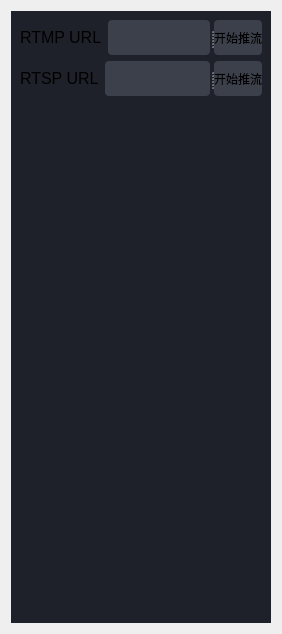
            <widget class="QWidget" name="live_page">
             <layout class="QVBoxLayout" name="verticalLayout_12">
              <item>
               <widget class="QWidget" name="widget_18" native="true">
                <property name="styleSheet">
                 <string notr="true">QWidget {
	background: #1f212a;
}</string>
                </property>
                <layout class="QVBoxLayout" name="verticalLayout_8">
                 <item>
                  <layout class="QVBoxLayout" name="verticalLayout_7">
                   <item>
                    <widget class="QSplitter" name="splitter_2">
                     <property name="orientation">
                      <enum>Qt::Horizontal</enum>
                     </property>
                     <widget class="QWidget" name="layoutWidget">
                      <layout class="QHBoxLayout" name="horizontalLayout_10">
                       <item>
                        <widget class="QLabel" name="label_10">
                         <property name="sizePolicy">
                          <sizepolicy hsizetype="Preferred" vsizetype="Preferred">
                           <horstretch>0</horstretch>
                           <verstretch>2</verstretch>
                          </sizepolicy>
                         </property>
                         <property name="font">
                          <font>
                           <family>Arial</family>
                           <pointsize>12</pointsize>
                          </font>
                         </property>
                         <property name="text">
                          <string>RTMP URL</string>
                         </property>
                        </widget>
                       </item>
                       <item>
                        <widget class="QLineEdit" name="lineEdit">
                         <property name="sizePolicy">
                          <sizepolicy hsizetype="Expanding" vsizetype="Fixed">
                           <horstretch>0</horstretch>
                           <verstretch>2</verstretch>
                          </sizepolicy>
                         </property>
                         <property name="minimumSize">
                          <size>
                           <width>0</width>
                           <height>35</height>
                          </size>
                         </property>
                         <property name="styleSheet">
                          <string notr="true">background: #3c404b;
border-radius: 4px;</string>
                         </property>
                        </widget>
                       </item>
                      </layout>
                     </widget>
                     <widget class="QLabel" name="label_11">
                      <property name="sizePolicy">
                       <sizepolicy hsizetype="Preferred" vsizetype="Preferred">
                        <horstretch>0</horstretch>
                        <verstretch>1</verstretch>
                       </sizepolicy>
                      </property>
                      <property name="minimumSize">
                       <size>
                        <width>0</width>
                        <height>35</height>
                       </size>
                      </property>
                      <property name="maximumSize">
                       <size>
                        <width>16777215</width>
                        <height>16777215</height>
                       </size>
                      </property>
                      <property name="styleSheet">
                       <string notr="true">background: #3c404b;
border-radius: 4px;</string>
                      </property>
                      <property name="text">
                       <string>开始推流</string>
                      </property>
                      <property name="alignment">
                       <set>Qt::AlignCenter</set>
                      </property>
                     </widget>
                    </widget>
                   </item>
                   <item>
                    <widget class="QSplitter" name="splitter">
                     <property name="orientation">
                      <enum>Qt::Horizontal</enum>
                     </property>
                     <widget class="QWidget" name="layoutWidget">
                      <layout class="QHBoxLayout" name="horizontalLayout_11">
                       <item>
                        <widget class="QLabel" name="label_12">
                         <property name="sizePolicy">
                          <sizepolicy hsizetype="Preferred" vsizetype="Preferred">
                           <horstretch>0</horstretch>
                           <verstretch>2</verstretch>
                          </sizepolicy>
                         </property>
                         <property name="font">
                          <font>
                           <family>Arial</family>
                           <pointsize>12</pointsize>
                          </font>
                         </property>
                         <property name="text">
                          <string>RTSP URL</string>
                         </property>
                        </widget>
                       </item>
                       <item>
                        <widget class="QLineEdit" name="lineEdit_3">
                         <property name="sizePolicy">
                          <sizepolicy hsizetype="Expanding" vsizetype="Fixed">
                           <horstretch>0</horstretch>
                           <verstretch>2</verstretch>
                          </sizepolicy>
                         </property>
                         <property name="minimumSize">
                          <size>
                           <width>0</width>
                           <height>35</height>
                          </size>
                         </property>
                         <property name="styleSheet">
                          <string notr="true">background: #3c404b;
border-radius: 4px;</string>
                         </property>
                        </widget>
                       </item>
                      </layout>
                     </widget>
                     <widget class="QLabel" name="label_19">
                      <property name="sizePolicy">
                       <sizepolicy hsizetype="Preferred" vsizetype="Preferred">
                        <horstretch>0</horstretch>
                        <verstretch>1</verstretch>
                       </sizepolicy>
                      </property>
                      <property name="minimumSize">
                       <size>
                        <width>0</width>
                        <height>35</height>
                       </size>
                      </property>
                      <property name="maximumSize">
                       <size>
                        <width>16777215</width>
                        <height>16777215</height>
                       </size>
                      </property>
                      <property name="styleSheet">
                       <string notr="true">background: #3c404b;
border-radius: 4px;</string>
                      </property>
                      <property name="text">
                       <string>开始推流</string>
                      </property>
                      <property name="alignment">
                       <set>Qt::AlignCenter</set>
                      </property>
                     </widget>
                    </widget>
                   </item>
                  </layout>
                 </item>
                 <item>
                  <spacer name="verticalSpacer_5">
                   <property name="orientation">
                    <enum>Qt::Vertical</enum>
                   </property>
                   <property name="sizeHint" stdset="0">
                    <size>
                     <width>20</width>
                     <height>518</height>
                    </size>
                   </property>
                  </spacer>
                 </item>
                </layout>
               </widget>
              </item>
             </layout>
            </widget>
